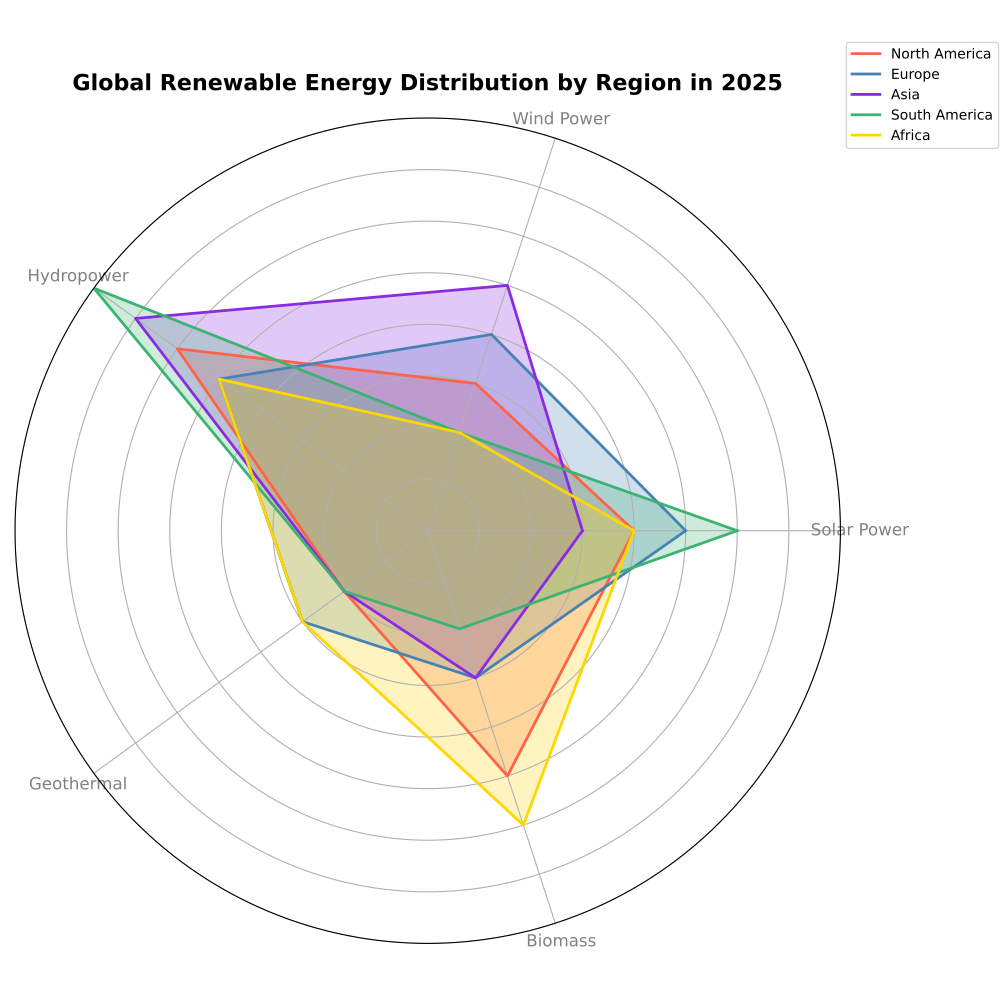

Recreate this plot in Python.
import matplotlib.pyplot as plt
import numpy as np
from math import pi

categories = ['Solar Power', 'Wind Power', 'Hydropower', 'Geothermal', 'Biomass']
regions = ['North America', 'Europe', 'Asia', 'South America', 'Africa']

num_vars = len(categories)

data = {
    'North America': [20, 15, 30, 10, 25],
    'Europe': [25, 20, 25, 15, 15],
    'Asia': [15, 25, 35, 10, 15],
    'South America': [30, 10, 40, 10, 10],
    'Africa': [20, 10, 25, 15, 30],
}

angles = np.linspace(0, 2 * pi, num_vars, endpoint=False).tolist()
angles += angles[:1]

fig, ax = plt.subplots(figsize=(10, 10), subplot_kw=dict(polar=True))

colors = ['#FF6347', '#4682B4', '#8A2BE2', '#3CB371', '#FFD700']
for region, color in zip(data.keys(), colors):
    values = data[region]
    values += values[:1]
    ax.plot(angles, values, linewidth=2, linestyle='solid', label=region, color=color)
    ax.fill(angles, values, color=color, alpha=0.25)

ax.set_yticklabels([])
ax.set_xticks(angles[:-1])
ax.set_xticklabels(categories, fontsize=12, color='gray')
ax.set_ylim(0, 40)

plt.title("Global Renewable Energy Distribution by Region in 2025", fontsize=16, fontweight='bold', pad=20)
plt.legend(loc='upper right', bbox_to_anchor=(1.2, 1.1))

plt.tight_layout()
plt.show()
